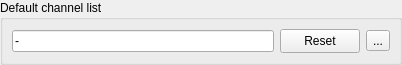
<?xml version="1.0" encoding="UTF-8"?>
<ui version="4.0">
 <class>SettingsPlaylist</class>
 <widget class="QWidget" name="SettingsPlaylist">
  <property name="geometry">
   <rect>
    <x>0</x>
    <y>0</y>
    <width>402</width>
    <height>65</height>
   </rect>
  </property>
  <property name="windowIcon">
   <iconset resource="../../../data/icons.qrc">
    <normaloff>:/icons/48x48/video.png</normaloff>:/icons/48x48/video.png</iconset>
  </property>
  <layout class="QVBoxLayout" name="verticalLayout">
   <property name="margin">
    <number>0</number>
   </property>
   <item>
    <widget class="QGroupBox" name="defaultPlaylistBox">
     <property name="title">
      <string>Default channel list</string>
     </property>
     <layout class="QHBoxLayout" name="horizontalLayout">
      <item>
       <widget class="QLineEdit" name="playlistLineEdit">
        <property name="text">
         <string notr="true">-</string>
        </property>
        <property name="readOnly">
         <bool>true</bool>
        </property>
       </widget>
      </item>
      <item>
       <widget class="QPushButton" name="resetPlaylistButton">
        <property name="maximumSize">
         <size>
          <width>16777215</width>
          <height>25</height>
         </size>
        </property>
        <property name="text">
         <string>Reset</string>
        </property>
        <property name="icon">
         <iconset resource="../../../data/icons.qrc">
          <normaloff>:/icons/24x24/refresh.png</normaloff>:/icons/24x24/refresh.png</iconset>
        </property>
        <property name="iconSize">
         <size>
          <width>24</width>
          <height>24</height>
         </size>
        </property>
       </widget>
      </item>
      <item>
       <widget class="QToolButton" name="browsePlaylistButton">
        <property name="text">
         <string>...</string>
        </property>
       </widget>
      </item>
     </layout>
    </widget>
   </item>
  </layout>
 </widget>
 <resources>
  <include location="../../../data/icons.qrc"/>
 </resources>
 <connections/>
</ui>
